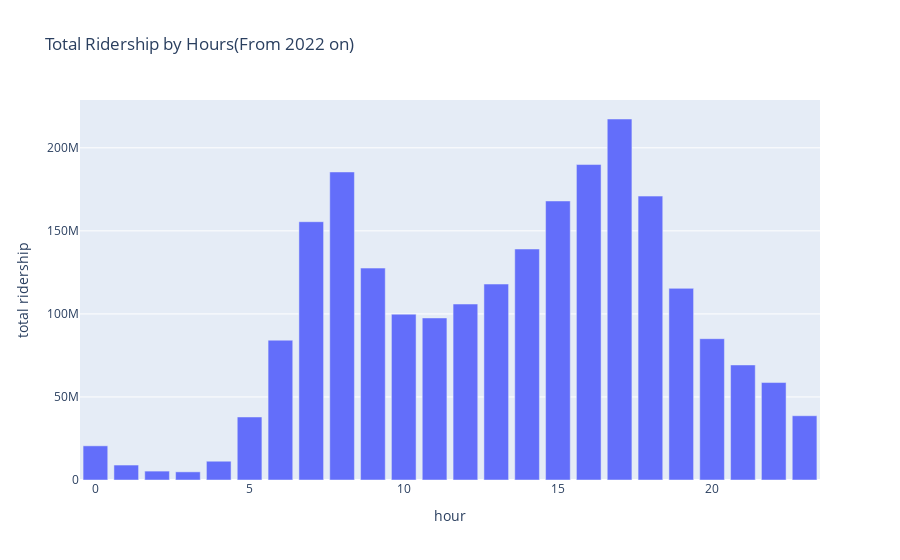

Notebook source saved alongside this figure:
### Code cell
hourly_data_total_ridership=hourly_data.groupby("hour")['ridership'].sum().reset_index()
hourly_data_total_ridership.rename(columns={'ridership':"total ridership"},inplace=True)
fig=px.bar(hourly_data_total_ridership,x='hour',y='total ridership',
          title="Total Ridership by Hours(From 2022 on)")
fig.show()

hourly_data_total_ridership_days=hourly_data.groupby("weekdays")['ridership'].sum().reset_index()
hourly_data_total_ridership_days.rename(columns={'ridership':"total ridership"},inplace=True)

### Figure 1 — Plotly figure (JSON) as saved in the notebook; plotly's stock layout.template omitted (floating-point values rounded to 4 significant figures)
{"data": [{"alignmentgroup": "True", "hovertemplate": "hour=%{x}<br>total ridership=%{y}<extra></extra>", "legendgroup": "", "marker": {"color": "#636efa", "pattern": {"shape": ""}}, "name": "", "offsetgroup": "", "orientation": "v", "showlegend": false, "textposition": "auto", "type": "bar", "x": [0, 1, 2, 3, 4, 5, 6, 7, 8, 9, 10, 11, 12, 13, 14, 15, 16, 17, 18, 19, 20, 21, 22, 23], "xaxis": "x", "y": [20575812, 9008975, 5359460, 4906904, 11307427, 37936959, 84185265, 155510449, 185465443, 127594178, 99848513, 97568728, 105955270, 117985822, 139082680, 168002935, 189931926, 217353326, 170932750, 115381298, 85072666, 69277016, 58667993, 38688023], "yaxis": "y"}], "layout": {"barmode": "relative", "legend": {"tracegroupgap": 0}, "title": {"text": "Total Ridership by Hours(From 2022 on)"}, "xaxis": {"anchor": "y", "domain": [0, 1], "title": {"text": "hour"}}, "yaxis": {"anchor": "x", "domain": [0, 1], "title": {"text": "total ridership"}}}}
